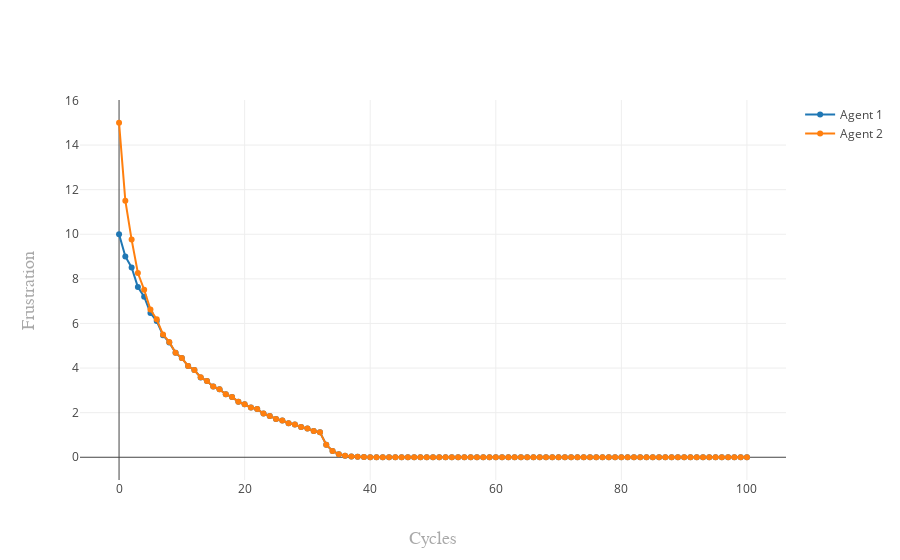

Here is the notebook cell this chart was saved with:
### Code cell
my_workplace.plot_frustration()
